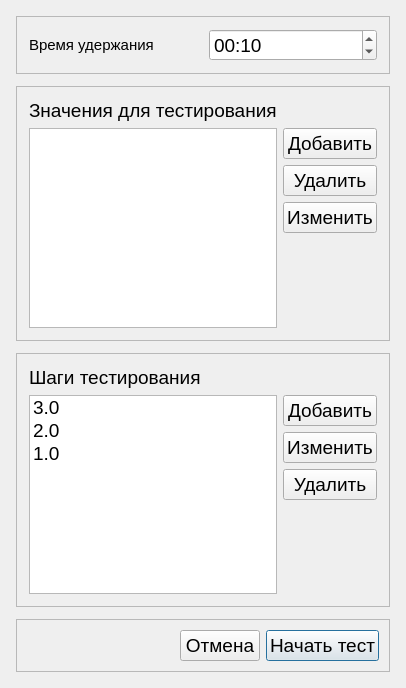
<?xml version="1.0" encoding="UTF-8"?>
<ui version="4.0">
 <class>OtherTestSettings</class>
 <widget class="QDialog" name="OtherTestSettings">
  <property name="geometry">
   <rect>
    <x>0</x>
    <y>0</y>
    <width>362</width>
    <height>688</height>
   </rect>
  </property>
  <property name="font">
   <font>
    <pointsize>14</pointsize>
   </font>
  </property>
  <property name="windowTitle">
   <string>Параметры тестирования</string>
  </property>
  <layout class="QVBoxLayout" name="verticalLayout_3">
   <property name="spacing">
    <number>12</number>
   </property>
   <property name="leftMargin">
    <number>16</number>
   </property>
   <property name="topMargin">
    <number>16</number>
   </property>
   <property name="rightMargin">
    <number>16</number>
   </property>
   <property name="bottomMargin">
    <number>16</number>
   </property>
   <item>
    <widget class="QFrame" name="frame_delay_Section">
     <property name="frameShape">
      <enum>QFrame::Shape::StyledPanel</enum>
     </property>
     <property name="frameShadow">
      <enum>QFrame::Shadow::Raised</enum>
     </property>
     <layout class="QHBoxLayout" name="horizontalLayout">
      <property name="spacing">
       <number>12</number>
      </property>
      <property name="leftMargin">
       <number>12</number>
      </property>
      <property name="topMargin">
       <number>12</number>
      </property>
      <property name="rightMargin">
       <number>12</number>
      </property>
      <property name="bottomMargin">
       <number>12</number>
      </property>
      <item>
       <widget class="QLabel" name="label_delay">
        <property name="text">
         <string>&lt;html&gt;&lt;head/&gt;&lt;body&gt;&lt;p&gt;&lt;span style=&quot; font-size:11pt;&quot;&gt;Время удержания&lt;/span&gt;&lt;/p&gt;&lt;/body&gt;&lt;/html&gt;</string>
        </property>
       </widget>
      </item>
      <item>
       <widget class="QTimeEdit" name="timeEdit_delay">
        <property name="currentSection">
         <enum>QDateTimeEdit::Section::SecondSection</enum>
        </property>
        <property name="displayFormat">
         <string>mm:ss</string>
        </property>
        <property name="currentSectionIndex">
         <number>1</number>
        </property>
        <property name="time">
         <time>
          <hour>0</hour>
          <minute>0</minute>
          <second>10</second>
         </time>
        </property>
       </widget>
      </item>
     </layout>
    </widget>
   </item>
   <item>
    <widget class="QFrame" name="frame_values_Section">
     <property name="frameShape">
      <enum>QFrame::Shape::StyledPanel</enum>
     </property>
     <property name="frameShadow">
      <enum>QFrame::Shadow::Raised</enum>
     </property>
     <layout class="QGridLayout" name="gridLayout">
      <property name="leftMargin">
       <number>12</number>
      </property>
      <property name="topMargin">
       <number>12</number>
      </property>
      <property name="rightMargin">
       <number>12</number>
      </property>
      <property name="bottomMargin">
       <number>12</number>
      </property>
      <item row="1" column="1">
       <widget class="QPushButton" name="pushButton_add_value">
        <property name="text">
         <string>Добавить</string>
        </property>
        <property name="autoDefault">
         <bool>false</bool>
        </property>
       </widget>
      </item>
      <item row="4" column="1">
       <spacer name="verticalSpacer_3">
        <property name="orientation">
         <enum>Qt::Orientation::Vertical</enum>
        </property>
        <property name="sizeHint" stdset="0">
         <size>
          <width>20</width>
          <height>40</height>
         </size>
        </property>
       </spacer>
      </item>
      <item row="0" column="0">
       <widget class="QLabel" name="label_values_Title">
        <property name="text">
         <string>Значения для тестирования</string>
        </property>
       </widget>
      </item>
      <item row="3" column="1">
       <widget class="QPushButton" name="pushButton_change_value">
        <property name="text">
         <string>Изменить</string>
        </property>
       </widget>
      </item>
      <item row="2" column="1">
       <widget class="QPushButton" name="pushButton_delete_value">
        <property name="text">
         <string>Удалить</string>
        </property>
       </widget>
      </item>
      <item row="1" column="0" rowspan="4">
       <widget class="QListWidget" name="listWidget_value">
        <property name="editTriggers">
         <set>QAbstractItemView::EditTrigger::CurrentChanged|QAbstractItemView::EditTrigger::DoubleClicked|QAbstractItemView::EditTrigger::EditKeyPressed</set>
        </property>
       </widget>
      </item>
     </layout>
    </widget>
   </item>
   <item>
    <widget class="QFrame" name="frame_steps_Section">
     <property name="frameShape">
      <enum>QFrame::Shape::StyledPanel</enum>
     </property>
     <property name="frameShadow">
      <enum>QFrame::Shadow::Raised</enum>
     </property>
     <layout class="QGridLayout" name="gridLayout_2">
      <property name="leftMargin">
       <number>12</number>
      </property>
      <property name="topMargin">
       <number>12</number>
      </property>
      <property name="rightMargin">
       <number>12</number>
      </property>
      <property name="bottomMargin">
       <number>12</number>
      </property>
      <item row="2" column="1">
       <widget class="QPushButton" name="pushButton_change_step">
        <property name="text">
         <string>Изменить</string>
        </property>
       </widget>
      </item>
      <item row="4" column="1">
       <spacer name="verticalSpacer">
        <property name="orientation">
         <enum>Qt::Orientation::Vertical</enum>
        </property>
        <property name="sizeHint" stdset="0">
         <size>
          <width>20</width>
          <height>40</height>
         </size>
        </property>
       </spacer>
      </item>
      <item row="1" column="1">
       <widget class="QPushButton" name="pushButton_add_step">
        <property name="text">
         <string>Добавить</string>
        </property>
       </widget>
      </item>
      <item row="0" column="0">
       <widget class="QLabel" name="label_steps_Title">
        <property name="text">
         <string>Шаги тестирования</string>
        </property>
       </widget>
      </item>
      <item row="3" column="1">
       <widget class="QPushButton" name="pushButton_delete_step">
        <property name="text">
         <string>Удалить</string>
        </property>
       </widget>
      </item>
      <item row="1" column="0" rowspan="4">
       <widget class="QListWidget" name="listWidget_step">
        <item>
         <property name="text">
          <string>3.0</string>
         </property>
        </item>
        <item>
         <property name="text">
          <string>2.0</string>
         </property>
        </item>
        <item>
         <property name="text">
          <string>1.0</string>
         </property>
        </item>
       </widget>
      </item>
     </layout>
    </widget>
   </item>
   <item>
    <widget class="QFrame" name="frame_button_Section">
     <property name="frameShape">
      <enum>QFrame::Shape::StyledPanel</enum>
     </property>
     <property name="frameShadow">
      <enum>QFrame::Shadow::Raised</enum>
     </property>
     <layout class="QHBoxLayout" name="horizontalLayout_2">
      <property name="leftMargin">
       <number>10</number>
      </property>
      <property name="topMargin">
       <number>10</number>
      </property>
      <property name="rightMargin">
       <number>10</number>
      </property>
      <property name="bottomMargin">
       <number>10</number>
      </property>
      <item>
       <spacer name="horizontalSpacer_2">
        <property name="orientation">
         <enum>Qt::Orientation::Horizontal</enum>
        </property>
        <property name="sizeHint" stdset="0">
         <size>
          <width>40</width>
          <height>20</height>
         </size>
        </property>
       </spacer>
      </item>
      <item>
       <widget class="QPushButton" name="pushButton_cancel">
        <property name="text">
         <string>Отмена</string>
        </property>
       </widget>
      </item>
      <item>
       <widget class="QPushButton" name="pushButton_start">
        <property name="text">
         <string>Начать тест</string>
        </property>
        <property name="default">
         <bool>true</bool>
        </property>
       </widget>
      </item>
     </layout>
    </widget>
   </item>
  </layout>
 </widget>
 <resources/>
 <connections>
  <connection>
   <sender>pushButton_cancel</sender>
   <signal>clicked()</signal>
   <receiver>OtherTestSettings</receiver>
   <slot>reject()</slot>
   <hints>
    <hint type="sourcelabel">
     <x>80</x>
     <y>360</y>
    </hint>
    <hint type="destinationlabel">
     <x>19</x>
     <y>362</y>
    </hint>
   </hints>
  </connection>
  <connection>
   <sender>pushButton_start</sender>
   <signal>clicked()</signal>
   <receiver>OtherTestSettings</receiver>
   <slot>accept()</slot>
   <hints>
    <hint type="sourcelabel">
     <x>147</x>
     <y>357</y>
    </hint>
    <hint type="destinationlabel">
     <x>225</x>
     <y>376</y>
    </hint>
   </hints>
  </connection>
 </connections>
</ui>
